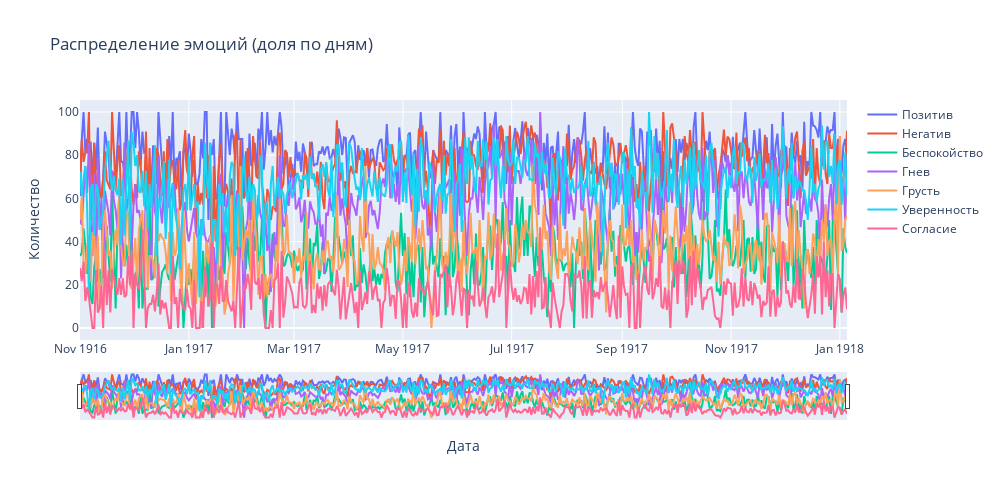

The notebook cell this image was saved under:
### Code cell
def plot_emotions(ems, name): 
    plots = []
    for i in range(len(ems)): 
        plot = go.Scatter(x=df_by_date['Date'], y=ems[i], name=emotions[i])
        plots.append(plot)
    
    layout = go.Layout(height=500, width=1000, font=dict(size=12),
                           title=name,
                           xaxis=dict(title='Дата', type='date'),
                           yaxis=dict(title='Количество'))

    fig = go.Figure(data=plots, layout=layout)
    fig.update_xaxes(rangeslider_visible=True)
    fig.show()
    
    
ems = []
for i in range(len(emotions)):
    ems.append(df_by_date_scaled[emotions[i]])
    
plot_emotions(ems, 'Распределение эмоций (доля по дням)')

### Figure 1 — Plotly figure (JSON) as saved in the notebook; plotly's stock layout.template omitted (floating-point values rounded to 4 significant figures; data arrays with more than 128 entries replaced by an {"elided": "..."} marker saying what was removed)
{"data": [{"name": "Позитив", "type": "scatter", "x": {"elided": "431 str values"}, "y": {"elided": "431 float values"}}, {"name": "Негатив", "type": "scatter", "x": {"elided": "431 str values"}, "y": {"elided": "431 float values"}}, {"name": "Беспокойство", "type": "scatter", "x": {"elided": "431 str values"}, "y": {"elided": "431 float values"}}, {"name": "Гнев", "type": "scatter", "x": {"elided": "431 str values"}, "y": {"elided": "431 float values"}}, {"name": "Грусть", "type": "scatter", "x": {"elided": "431 str values"}, "y": {"elided": "431 float values"}}, {"name": "Уверенность", "type": "scatter", "x": {"elided": "431 str values"}, "y": {"elided": "431 float values"}}, {"name": "Согласие", "type": "scatter", "x": {"elided": "431 str values"}, "y": {"elided": "431 float values"}}], "layout": {"font": {"size": 12}, "height": 500, "title": {"text": "Распределение эмоций (доля по дням)"}, "width": 1000, "xaxis": {"rangeslider": {"visible": true}, "title": {"text": "Дата"}, "type": "date"}, "yaxis": {"title": {"text": "Количество"}}}}
